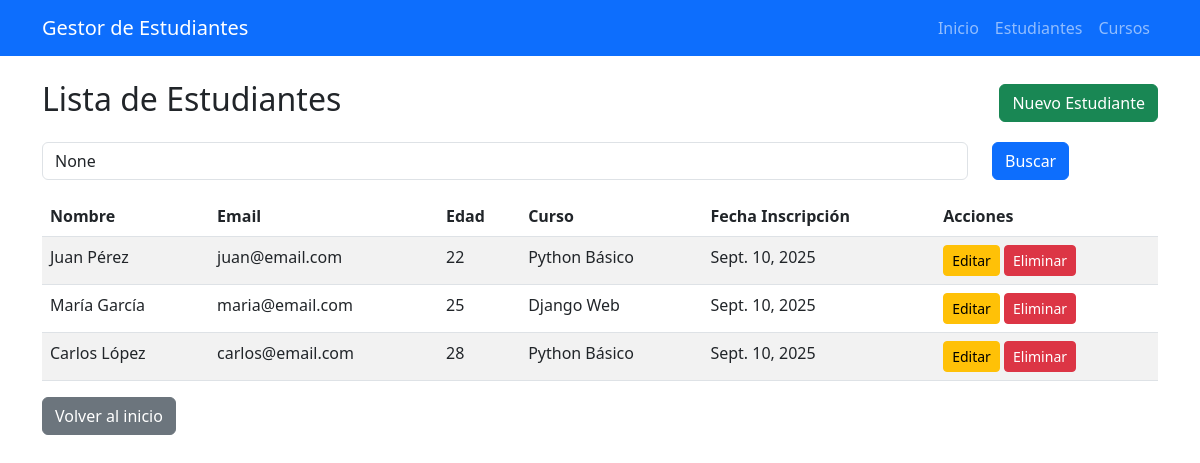
The page /estudiantes/ on the database its author committed.
### gestor/models.py (models this page shows, shortened)
class Estudiante(models.Model):
    nombre = models.CharField(max_length=100)
    email = models.EmailField(unique=True)
    edad = models.IntegerField()
    curso = models.ForeignKey(Curso, on_delete=models.CASCADE, related_name='estudiantes')
    fecha_inscripcion = models.DateField(auto_now_add=True)

class Curso(models.Model):
    nombre = models.CharField(max_length=100)
    duracion = models.IntegerField(help_text="Duración en semanas")
    descripcion = models.TextField(blank=True)

### gestor/views.py (the view)
# urls.py: path('estudiantes/', views.estudiante_list, name='estudiante_list'),
def estudiante_list(request):
    query = request.GET.get('q')
    if query:
        estudiantes = Estudiante.objects.filter(
            Q(nombre__icontains=query) |
            Q(email__icontains=query) |
            Q(curso__nombre__icontains=query)
        )
    else:
        estudiantes = Estudiante.objects.all().select_related('curso')
    context = {
        'estudiantes': estudiantes,
        'query': query,
    }
    return render(request, 'gestor/estudiante_list.html', context)

### gestor/templates/gestor/estudiante_list.html (shortened to what this page needs)
{% extends 'base.html' %}
{% block content %}
<div class="d-flex justify-content-between align-items-center mb-3">
    <h2>Lista de Estudiantes</h2>
    <a href="{% url 'estudiante_create' %}" class="btn btn-success">Nuevo Estudiante</a>
</div>
<form method="get" class="mb-3">
    <div class="row">
        <div class="col-md-10">
            <input type="text" name="q" class="form-control" placeholder="Buscar por nombre, email o curso..." value="{{ query }}">
        </div>
        <div class="col-md-2">
            <button type="submit" class="btn btn-primary">Buscar</button>
        </div>
    </div>
</form>
<div class="table-responsive">
    <table class="table table-striped">
        <thead>
            <tr>
                <th>Nombre</th>
                <th>Email</th>
                <th>Edad</th>
                <th>Curso</th>
                <th>Fecha Inscripción</th>
                <th>Acciones</th>
            </tr>
        </thead>
        <tbody>
            {% for estudiante in estudiantes %}
            <tr>
                <td>{{ estudiante.nombre }}</td>
                <td>{{ estudiante.email }}</td>
                <td>{{ estudiante.edad }}</td>
                <td>{{ estudiante.curso.nombre }}</td>
                <td>{{ estudiante.fecha_inscripcion }}</td>
                <td>
                    <a href="{% url 'estudiante_edit' estudiante.pk %}" class="btn btn-sm btn-warning">Editar</a>
                    <a href="{% url 'estudiante_delete' estudiante.pk %}" class="btn btn-sm btn-danger">Eliminar</a>
                </td>
            </tr>
            {% empty %}
            <tr>
                <td colspan="6" class="text-center">No hay estudiantes registrados</td>
            </tr>
            {% endfor %}
        </tbody>
    </table>
</div>
<a href="{% url 'home' %}" class="btn btn-secondary">Volver al inicio</a>
{% endblock %}

### rows shown on the page
Estudiante: nombre "Juan Pérez", email "juan@email.com", edad "22", curso.nombre "Python Básico", fecha_inscripcion "Sept. 10, 2025"
Estudiante: nombre "María García", email "maria@email.com", edad "25", curso.nombre "Django Web", fecha_inscripcion "Sept. 10, 2025"
Estudiante: nombre "Carlos López", email "carlos@email.com", edad "28", curso.nombre "Python Básico", fecha_inscripcion "Sept. 10, 2025"
